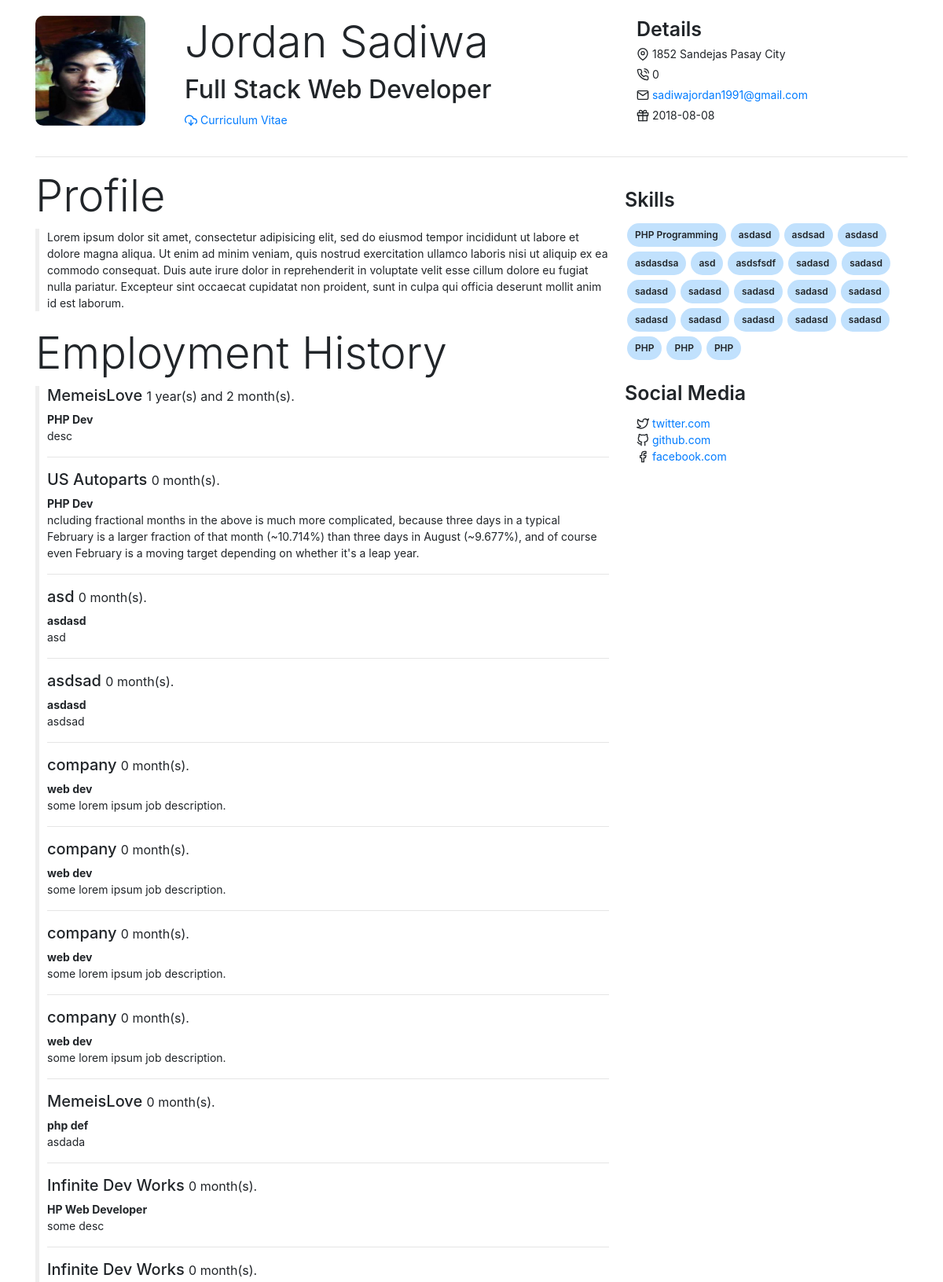
The app's page /preview.php?id=23 (upper part) with its own data.
### tables this page shows
CREATE TABLE `userinfo` (
  `id` int(11) NOT NULL,
  `firstname` varchar(255) NOT NULL,
  `lastname` varchar(255) NOT NULL,
  `middlename` varchar(255) NOT NULL,
  `dob` date NOT NULL,
  `address` varchar(255) NOT NULL,
  `mobile` int(11) NOT NULL,
  `nationality` varchar(255) NOT NULL,
  `skill_ids` varchar(255) NOT NULL,
  `industry_ids` varchar(255) NOT NULL,
  `resume` varchar(255) DEFAULT NULL,
  `photo` varchar(255) DEFAULT NULL,
  `email` varchar(255) NOT NULL,
  `userid` int(11) NOT NULL,
  `social_ids` varchar(255) NOT NULL,
  `gender` varchar(255) NOT NULL,
  `completed` int(11) NOT NULL DEFAULT '0',
  `position` varchar(255) DEFAULT NULL,
  `intro` longtext
);

CREATE TABLE `emp_history` (
  `id` int(11) NOT NULL,
  `companyid` int(11) NOT NULL DEFAULT '0',
  `companyname` varchar(255) NOT NULL,
  `startdate` date NOT NULL,
  `enddate` date NOT NULL,
  `jobrole` longtext NOT NULL,
  `jobdesc` longtext NOT NULL,
  `userid` int(11) NOT NULL
);

CREATE TABLE `skill` (
  `id` int(11) NOT NULL,
  `name` varchar(255) NOT NULL,
  `level` int(11) NOT NULL,
  `userid` int(11) NOT NULL
);

CREATE TABLE `socialmedia` (
  `id` int(11) NOT NULL,
  `name` varchar(255) NOT NULL,
  `link` varchar(255) NOT NULL,
  `userid` int(11) NOT NULL
);

### model.php (called while the page is built, shortened)
<?php
class Model {
	protected $db;
	public function __construct(){
		include_once "config.php";
		$this->db = $db;
	}
	public function getUserById($id) {
		return  $this->db->query("
					SELECT *
					FROM userinfo
					WHERE userid = ".$id."
					LIMIT 1
					")->fetch(PDO::FETCH_ASSOC);
	}
	public function getSocialMediaByUserId($id){
		return $this->db->query("
				SELECT *
				FROM socialmedia
				WHERE userid =".$id)->fetchAll(PDO::FETCH_ASSOC);
	}
	public function getSkillsByUserId($id){
		return $this->db->query("
				SELECT *
				FROM skill
				WHERE userid =".$id)->fetchAll(PDO::FETCH_ASSOC);
	}
	public function getEmploymentHistoryByUserId($id) {
		$record =  $this->db->query("
				SELECT *
				FROM emp_history
				WHERE userid =".$id)->fetchAll(PDO::FETCH_ASSOC);
		foreach($record as $idx => $r){
			$startdate = new DateTime($r['startdate']);
			$enddate = new DateTime($r['enddate']);
			$interval = $startdate->diff($enddate);
			$interval->format('%m months');
			$expText = "";
			if($interval->y > 0){
				$expText = $interval->y." year(s)";
				if($interval->m > 0){
					$expText.= " and ".$interval->m." month(s).";
				}
			} else {
				$expText = $interval->m." month(s).";
			}
			$record[$idx]['interval'] = $expText;
		}
		return $record;
	}
}

### preview.php (the view, shortened to what this page needs)
<?php include_once "model.php"; ?>
<?php $model = new Model();
  $employment = $model->getEmploymentHistoryByUserId($_GET['id']);
  $skills = $model->getSkillsByUserId($_GET['id']);
  $social = $model->getSocialMediaByUserId($_GET['id']);
  $personal = $model->getUserById($_GET['id']);
?>
<!doctype html>
<html lang="en">
  <head>
    <link href="bootstrap-4.0.0/dist/css/bootstrap.min.css" rel="stylesheet">
    <link href="css/dashboard.css" rel="stylesheet"/>
</head>
    <div class="container">
      <div class="row ">
          <div class="col left">
            <div class="row personal">
              <div class="col-3">
                <img id="photo" src="uploads/<?=$_GET['id']."/".$personal['photo'];?>"/>
              </div>
              <div class="col me">
                <h1 class="display-4"><?= $personal['firstname'] ." " . $personal['lastname']; ?></h1>
                <h2 class="display-5"><?= $personal['position']; ?></h2>
                <a href="uploads/<?=$_GET['id']."/".$personal['resume'];?>"><span data-feather="download-cloud"></span> Curriculum Vitae</a>
              </div>
            </div>
          </div>
          <div class="col-4 right address">
              <label >Details</label>
                <address><span data-feather="map-pin"></span>
                 <?= $personal['address']; ?></address>
              <p><span data-feather="phone-call"></span> <?= $personal['mobile']; ?></p>
              <p>
                <span data-feather="mail"></span> <a href=" "><?= $personal['email']; ?></a>
              </p>
              <p><span data-feather="gift"></span> <?= $personal['dob']; ?></p>
          </div>
      </div>
      <hr>
      <div class="row">
        <div class="col left">
          <h5  class="display-4">Profile</h5>
          <div class="borderp">
            <p><?= $personal['intro']; ?></p>
          </div>
          <h5  class="display-4">Employment History</h5>
          <div class="borderp">
            <?php foreach($employment as $idx => $e): ?>
              <h5 class="display-8"><?= $e['companyname']; ?> <small><?= $e['interval']; ?></small></h5>
              <b><?= $e['jobrole']; ?></b>
              <p><?= $e['jobdesc']; ?></p>
              <hr>
            <?php endforeach; ?>
          </div>
        </div>
        <div class="col-4 right">
          <div class="row">
              <label >Skills</label>
            <div id="allskills">
              <?php foreach($skills as $idx => $e): ?>
                <p class="li"><?= $e['name']; ?><span class="rate <?= $e['level']; ?>"></span></p>
              <?php endforeach ?>
            </div>
          </div>
          <br>
          <div class="row">
            <label>Social Media</label>
            <br>
            <div class="col-12 soc">
              <ul id="social">
              <?php foreach($social as $idx => $e): ?>
                <li class=""><span data-feather="<?= $e['name']; ?>"></span>
                  <a href="<?= $e['link']; ?>"><?= $e['link']; ?></a>
                </li>
              <?php endforeach ?>
            </ul>
            </div>
          </div>
        </div>
      </div>
    </div>
  </body>
</html>

### css/dashboard.css (style rules this page uses)
.feather { width: 16px; height: 16px; vertical-align: text-bottom; }

### preview.php (style rules this page uses)
.right { padding: 20px; }
.right label { font-size: 25px; font-weight: 600; }
.personal { padding: 20px 0; }
#photo { width: 140px; height: 140px; border-radius: 10px; }
.address * { margin: 5px 0 0; padding: 0; line-height: 1; }
.borderp { border: none; border-left: 5px solid #eee; padding-left: 10px; margin: 0; clear: both; display: block; margin-bottom: 20px!important; }
#allskills p { background: #c1e1fd; padding: 3px 10px; margin: 3px; border-radius: 15px; font-size: 12px; font-weight: 600; display: initial; display: block; width: initial; float: left; line-height: 2; }
#social { display: block; clear: both; }
#social li { list-style-type: none; margin: 0 ; padding: 0; }
.soc * { padding: 0; margin: 0; }

### records on screen
userinfo: photo (picture), firstname "Jordan", lastname "Sadiwa", position "Full Stack Web Developer", address "1852 Sandejas Pasay City", mobile "0", email "sadiwajordan1991@gmail.com", dob "2018-08-08", intro "Lorem ipsum dolor sit amet, consectetur adipisicing elit, sed do eiusmod tempor incididunt ut labore et dolore magna aliqua. Ut enim ad minim veniam, quis nostrud exercitation ullamco laboris nisi ut aliquip ex ea commodo consequat. Duis aute irure dolor in reprehenderit in voluptate velit esse cillum dolore eu fugiat nulla pariatur. Excepteur sint occaecat cupidatat non proident, sunt in culpa qui officia deserunt mollit anim id est laborum."
emp_history: companyname "MemeisLove", interval "1 year(s) and 2 month(s).", jobrole "PHP Dev", jobdesc "desc"
emp_history: companyname "US Autoparts", interval "0 month(s).", jobrole "PHP Dev", jobdesc "ncluding fractional months in the above is much more complicated, because three days in a typical February is a larger fraction of that month (~10.714%) than three days in August (~9.677%), and of course even February is a moving target depending on whether it's a leap year."
emp_history: companyname "asd", interval "0 month(s).", jobrole "asdasd", jobdesc "asd"
emp_history: companyname "asdsad", interval "0 month(s).", jobrole "asdasd", jobdesc "asdsad"
emp_history: companyname "company", interval "0 month(s).", jobrole "web dev", jobdesc "some lorem ipsum job description."
emp_history: companyname "company", interval "0 month(s).", jobrole "web dev", jobdesc "some lorem ipsum job description."
emp_history: companyname "company", interval "0 month(s).", jobrole "web dev", jobdesc "some lorem ipsum job description."
emp_history: companyname "company", interval "0 month(s).", jobrole "web dev", jobdesc "some lorem ipsum job description."
emp_history: companyname "MemeisLove", interval "0 month(s).", jobrole "php def", jobdesc "asdada"
emp_history: companyname "Infinite Dev Works", interval "0 month(s).", jobrole "HP Web Developer", jobdesc "some desc"
emp_history: companyname "Infinite Dev Works", interval "0 month(s)."
skill: name "PHP Programming"
skill: name "asdasd"
skill: name "asdsad"
skill: name "asdasd"
skill: name "asdasdsa"
skill: name "asd"
skill: name "asdsfsdf"
skill: name "sadasd"
skill: name "sadasd"
skill: name "sadasd"
skill: name "sadasd"
skill: name "sadasd"
skill: name "sadasd"
skill: name "sadasd"
skill: name "sadasd"
skill: name "sadasd"
skill: name "sadasd"
skill: name "sadasd"
skill: name "sadasd"
skill: name "PHP"
skill: name "PHP"
skill: name "PHP"
socialmedia: link "twitter.com"
socialmedia: link "github.com"
socialmedia: link "facebook.com"
